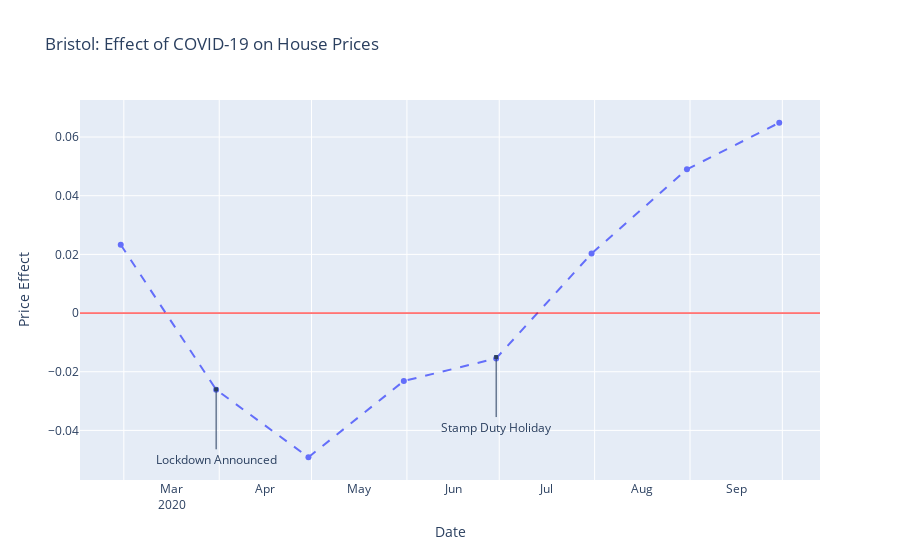

This figure's notebook cell:
### Code cell
#Creating Figure for plotting
fig = go.Figure()

#Adding line for transaction count
fig.add_trace(go.Scatter(
    x=DD_BRI_X['Dates'],
    y=DD_BRI_X['Price'],
    name = "No of Transactions",
    line = dict(dash='dash')))

#Inserting key date annotations
fig.add_annotation(x = datetime.strptime('31-03-2020', '%d-%m-%Y'), y = -0.026,
        xref = 'x', yref = 'y', text = 'Lockdown Announced', showarrow = True,
        arrowhead = 7, ax = 0, ay = 70)
fig.add_annotation(x = datetime.strptime('30-06-2020', '%d-%m-%Y'), y = -0.015,
        xref = 'x', yref = 'y', text = 'Stamp Duty Holiday', showarrow = True,
        arrowhead = 7, ax = 0, ay = 70)
#Inserting line at 0
fig.add_hline(y = 0,line_width=1, line_color="red")

#Setting title and updating axis labels
fig.update_layout(
    title="Bristol: Effect of COVID-19 on House Prices",
    xaxis_title="Date", yaxis_title="Price Effect")

fig.update_xaxes(dtick="M1", tickformat="%b\n%Y", ticklabelmode="period")

fig.show()

### Figure 1 — Plotly figure (JSON) as saved in the notebook; plotly's stock layout.template omitted (floating-point values rounded to 4 significant figures)
{"data": [{"line": {"dash": "dash"}, "name": "No of Transactions", "type": "scatter", "x": ["2020-02-29T00:00:00", "2020-03-31T00:00:00", "2020-04-30T00:00:00", "2020-05-31T00:00:00", "2020-06-30T00:00:00", "2020-07-31T00:00:00", "2020-08-31T00:00:00", "2020-09-30T00:00:00"], "y": [0.02329, -0.02612, -0.04916, -0.02316, -0.01546, 0.02026, 0.04899, 0.06487]}], "layout": {"annotations": [{"arrowhead": 7, "ax": 0, "ay": 70, "showarrow": true, "text": "Lockdown Announced", "x": "2020-03-31T00:00:00", "xref": "x", "y": -0.026, "yref": "y"}, {"arrowhead": 7, "ax": 0, "ay": 70, "showarrow": true, "text": "Stamp Duty Holiday", "x": "2020-06-30T00:00:00", "xref": "x", "y": -0.015, "yref": "y"}], "shapes": [{"line": {"color": "red", "width": 1}, "type": "line", "x0": 0, "x1": 1, "xref": "x domain", "y0": 0, "y1": 0, "yref": "y"}], "title": {"text": "Bristol: Effect of COVID-19 on House Prices"}, "xaxis": {"dtick": "M1", "tickformat": "%b\n%Y", "ticklabelmode": "period", "title": {"text": "Date"}}, "yaxis": {"title": {"text": "Price Effect"}}}}
